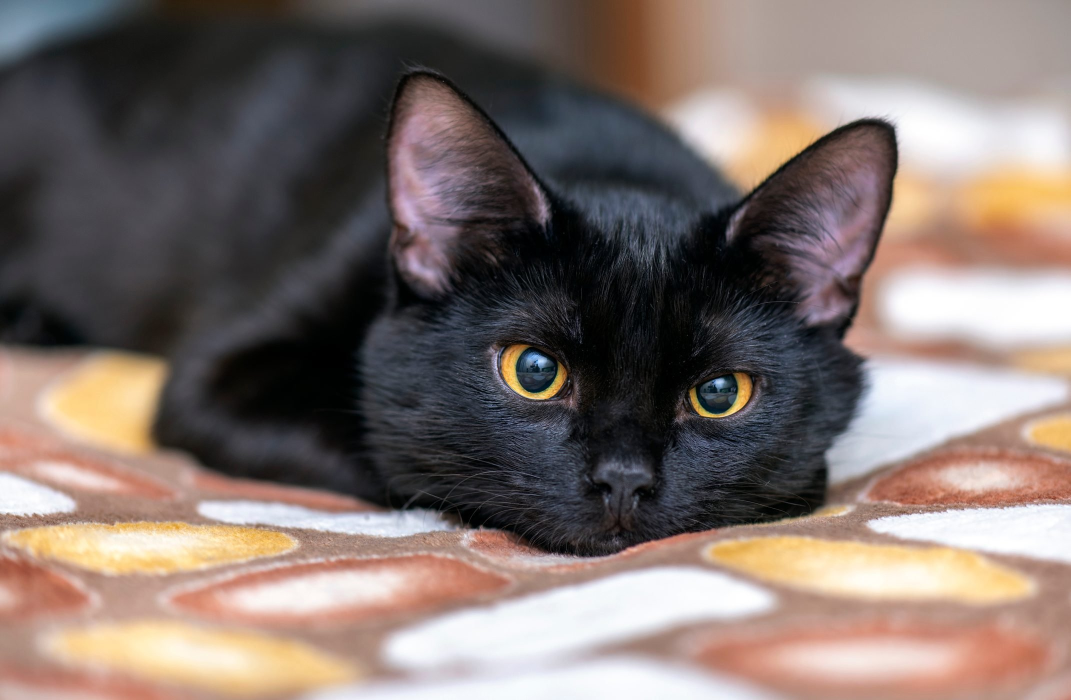
#> input picture LearnCV/Cat Image jpg.jpg, 2141 x 1400 px, found by its file name (shown at 1/2 size)
$ python 'Lecture 2-1.py'
#> lines starting #> are read from the running program, lines starting #| are printed output that depends on the picture
# IMAGE TRANSFORMATION AND MANIPULATION

import cv2
import numpy as np

# load an image from file
image1 = cv2.imread('Uploadd_Images\Cat Image jpg.jpg')
#> image1 is the input picture: shape (1400, 2141, 3); mean B, G, R 108.6, 113.9, 127.9
''' Copy the relative path to the image file '''

cv2.imshow('Cat Image', image1)
cv2.waitKey(0)
cv2.destroyAllWindows()

# resizing and scaling an image
resize = cv2.resize(image1, (800, 600))
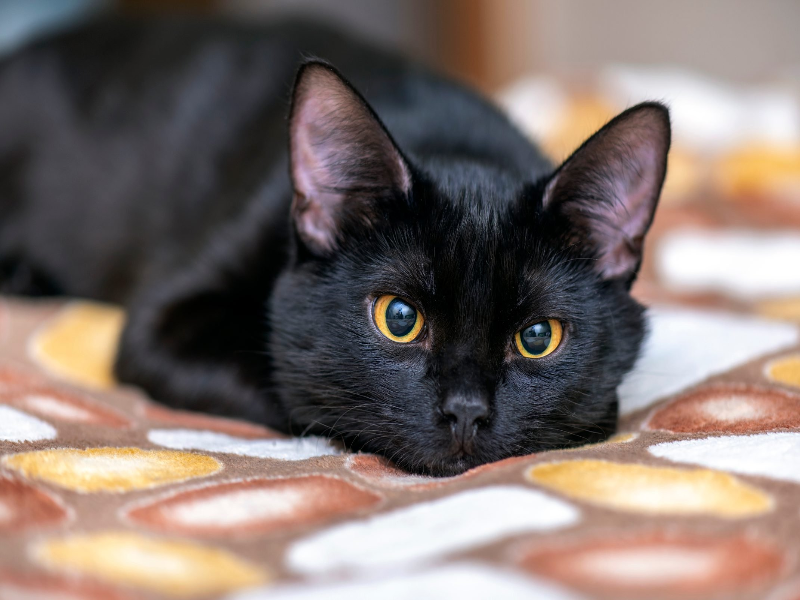
#> resize: shape (600, 800, 3); mean B, G, R 108.5, 113.8, 127.8
''' syntax: cv2.resize(source, (width, height), fx, fy, interpolation) '''
cv2.imshow('resized Cat Image', resize)
cv2.waitKey(0)
cv2.destroyAllWindows()

# cropping an image using slicing
cropped = resize[150:500, 250:650]
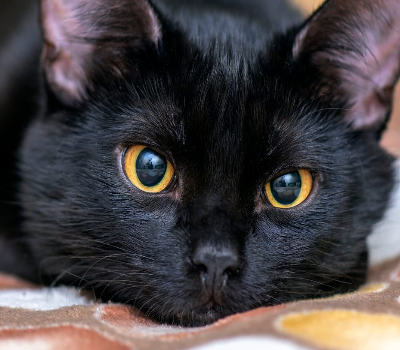
#> cropped: shape (350, 400, 3); mean B, G, R 67.2, 65.2, 70.5
''' syntax: image[startY:endY, startX:endX] '''
cv2.imshow('cropped Cat Image', cropped)
cv2.waitKey(0)
cv2.destroyAllWindows()

# image rotation
(h, w) = resize.shape[:2]
#> h = 600; w = 800
''' if idhar (h, w) liya hai then, warpAffine mein (w, h) hi dena hai '''
center = (w//2, h//2)
#> center = (400, 300)
M = cv2.getRotationMatrix2D(center, 90, 1.0)
rotated = cv2.warpAffine(resize, M, (w, h))
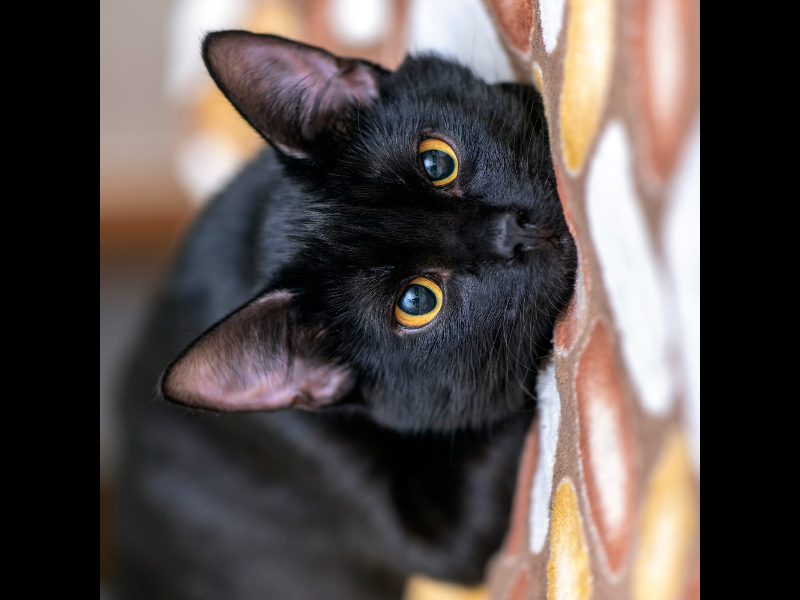
#> rotated: shape (600, 800, 3); mean B, G, R 74.3, 76.6, 85.1

cv2.imshow('rotated Cat Image', rotated)
cv2.waitKey(0)
cv2.destroyAllWindows()

# image flipping
flipped_h = cv2.flip(resize, 1)
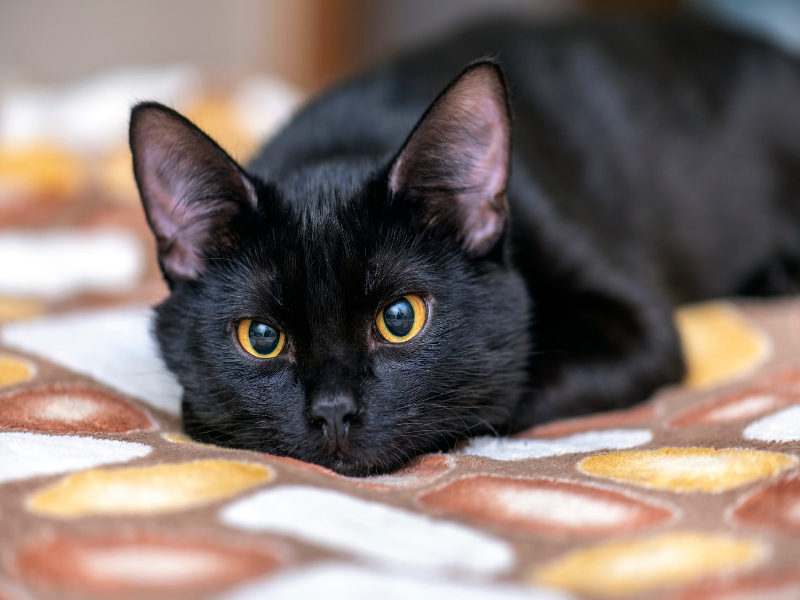
#> flipped_h: shape (600, 800, 3); mean B, G, R 108.5, 113.8, 127.8
flipped_v = cv2.flip(resize, 0)
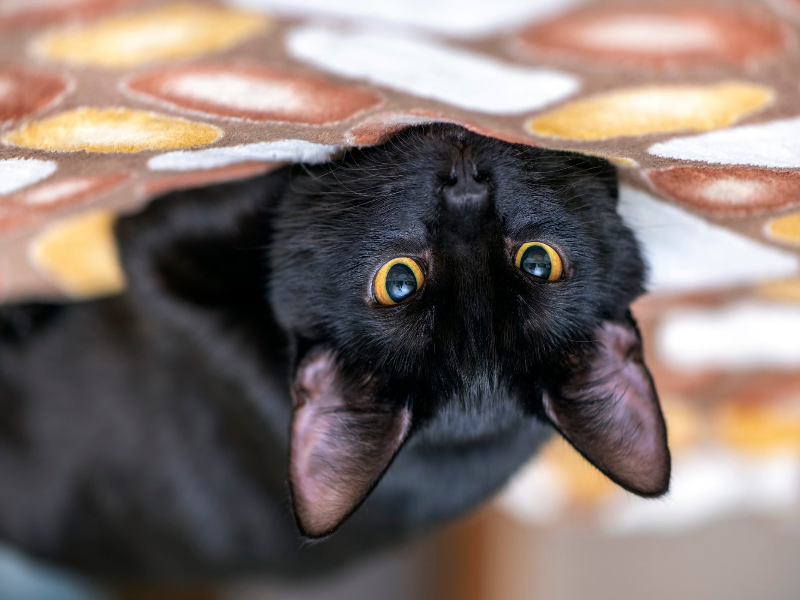
#> flipped_v: shape (600, 800, 3); mean B, G, R 108.5, 113.8, 127.8
flipped_b = cv2.flip(resize, -1)
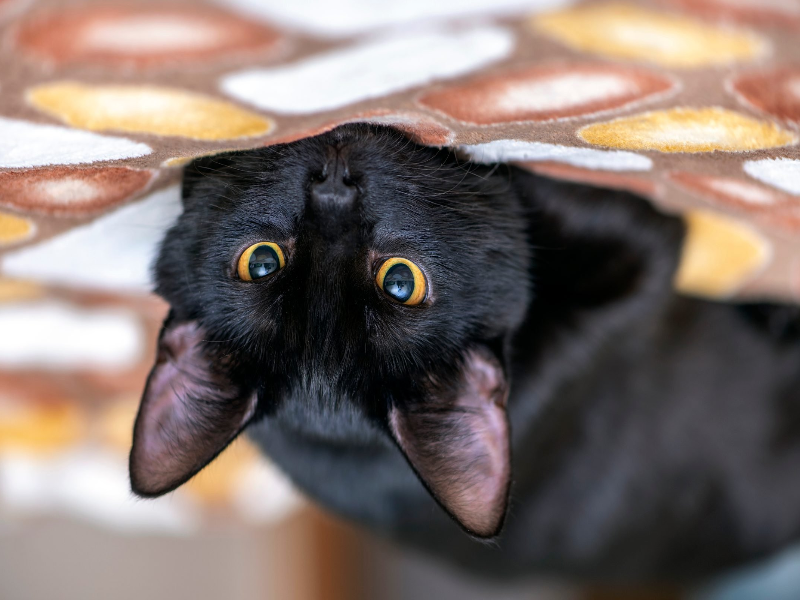
#> flipped_b: shape (600, 800, 3); mean B, G, R 108.5, 113.8, 127.8
''' 0 for vertical flip, 1 for horizontal flip, -1 for both '''
cv2.imshow('horizontal flip', flipped_h)
cv2.imshow('vertical flip', flipped_v)
cv2.imshow('both flip', flipped_b)
cv2.waitKey(0)
cv2.destroyAllWindows()
